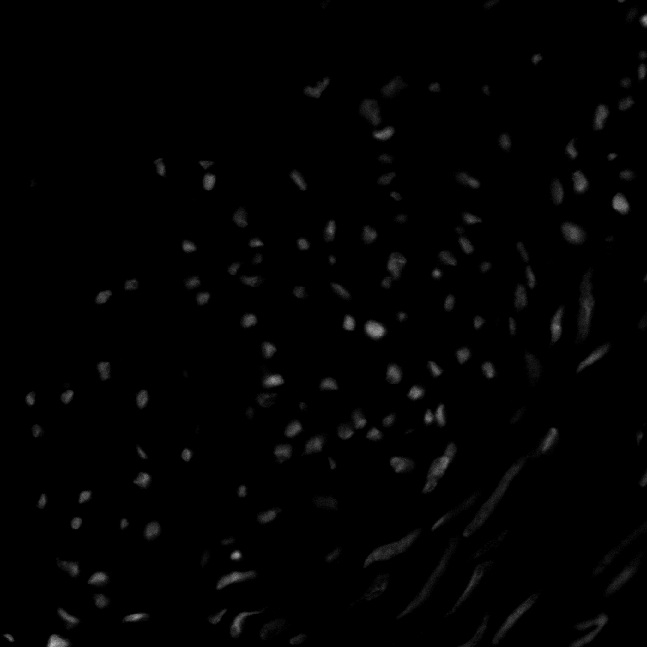
#> input picture Lab03 - Histogram Equalization/im_cells.png, 647 x 647 px
$ jupyter execute Lab03_hist.ipynb
#> lines starting #> are read from the running program, lines starting #| are printed output that depends on the picture
**Prática de Histogramas**

1)
- Produza a imagem ‘negativa’ do arquivo ‘im_cells.png’
- Com a imagem negativa, produza a imagem original novamente.
- Mostre lado a lado a imagem original e a negativa. Em qual deles os objetos presentes na imagem são melhor percebidos? Justifique.
- Aplique a imagem uma função logarítmica.

[cell 1]
# code here
import numpy as np
import matplotlib.pyplot as plt
import cv2

img = cv2.imread("im_cells.png", cv2.IMREAD_GRAYSCALE)
#> img is the input picture: shape (647, 647); min 0, max 188, mean 2.4
#plt.imshow(img, cmap='gray', vmin=0, vmax=255)

negativeImg = 255- img;
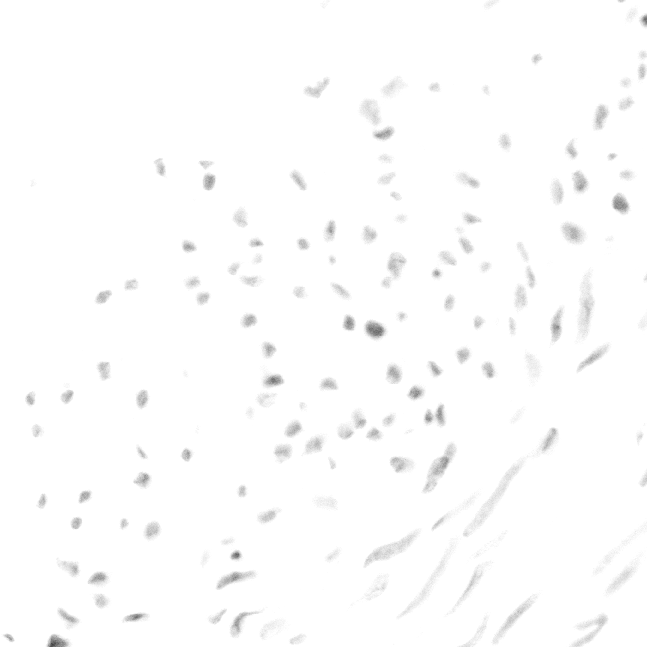
#> negativeImg: shape (647, 647); min 67, max 255, mean 252.6

cv2.imwrite("negative_im_cells.png", negativeImg)

im = cv2.imread("negative_im_cells.png", cv2.IMREAD_GRAYSCALE)


import matplotlib.pyplot as plt

fig, axs = plt.subplots(1, 2, figsize=(10, 5))

axs[0].imshow(img, cmap='gray', vmin=0, vmax=255)
axs[0].axis('off')  # Hide axes


axs[1].imshow(im, cmap='gray', vmin=0, vmax=255)
axs[1].axis('off')  # Hide axes

plt.show()
#Ao meu ver, a imagem negativa fornece uma melhor visão devido à cor do bakcground ser mais clara,
#destacando assim as células

[cell 2]
#Gerando a imagem através de sua negativa
import numpy as np
import matplotlib.pyplot as plt
import cv2

img = cv2.imread("im_cells.png", cv2.IMREAD_GRAYSCALE)
negativeImg = cv2.imread("negative_im_cells.png", cv2.IMREAD_GRAYSCALE)
negativeToNormalImg = 255 - negativeImg

plt.imsave("negative_to_normal_Img.png", negativeToNormalImg)
newImg = cv2.imread("negative_to_normal_Img.png", cv2.IMREAD_GRAYSCALE)
#> newImg: shape (647, 647); min 30, max 215, mean 32.7
plt.imshow(newImg,  cmap='gray', vmin=0, vmax=255)

2)
- Abra a imagem 'pout.tif' e mostre seu histograma.
- Equalize a imagem anterior e mostre novamente seu histograma. Mostra a curva de transformação (consulte https://www.mathworks.com/help/images/histogram-equalization.html)
(procurar função OpenCV)

[cell 3]
# code here

import cv2
import matplotlib.pyplot as plt

img = cv2.imread("pout.tif", cv2.IMREAD_GRAYSCALE)
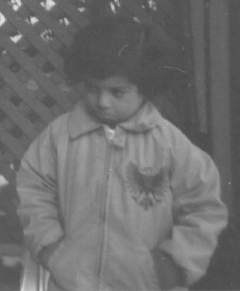
#> input picture Lab03 - Histogram Equalization/pout.tif, 240 x 291 px
#> img is the input picture: shape (291, 240); min 74, max 224, mean 110.3

plt.hist(img)
plt.show()
#> figure, not shown here; tallest bar 176 high, from x = 90.5 to 90.55; tallest bar 186 high, from x = 90.55 to 90.6; tallest bar 180 high, from x = 90.6 to 90.65

[cell 4]
import cv2
import matplotlib.pyplot as plt

img = cv2.imread("pout.tif", cv2.IMREAD_GRAYSCALE)

equ = cv2.equalizeHist(img)
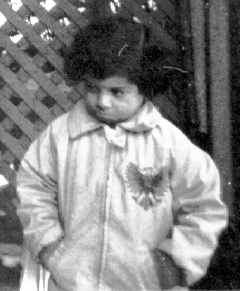
#> equ: shape (291, 240); min 0, max 255, mean 130.4

plt.hist(equ)
plt.show()
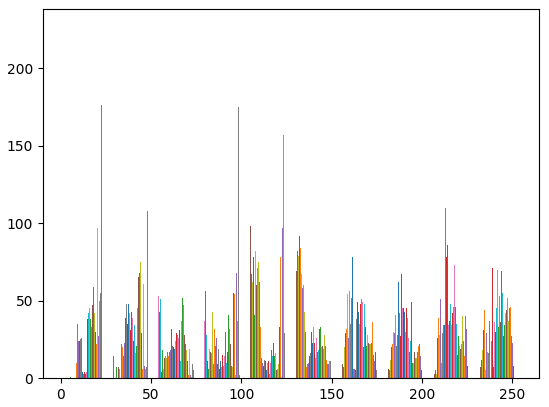
#> figure drawn by matplotlib, 1 panel; tallest bar 83 high, from x = 104.6 to 104.7; tallest bar 89 high, from x = 104.7 to 104.8

[cell 5]
#Nao consegui achar uma função na opencv2 que plote a curva de transformação
import cv2
import numpy as np
import matplotlib.pyplot as plt

img = cv2.imread("pout.tif", cv2.IMREAD_GRAYSCALE)

histog = np.bincount(img.ravel(), minlength=256)  # montando o histograma
#> histog = 256 values, max 3628 at index 82, min 0 at index 0, mean 272.8


prob = histog/np.sum(histog)
#> prob = 256 values, max 0.0519 at index 82, min 0 at index 0, mean 0.00391

cdf = np.cumsum(prob)
#> cdf = 256 values from 0 to 1

transf = 255 * cdf
#> transf = 256 values from 0 to 255

plt.plot(transf, color='b')

plt.title('Curva de Transformação')
plt.ylabel('Sk')
plt.xlabel('Rk')

#plt.show()
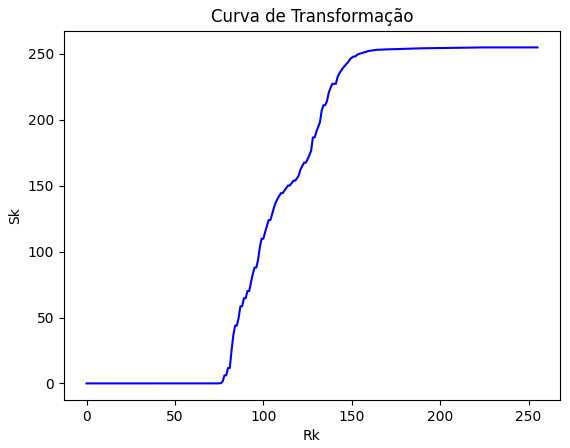
#> figure drawn by matplotlib, 1 panel; curve peaks at x = 224, y = 255

3) *Implemente* o algoritmo de equalização de histograma e aplique a imagem ‘imcells.png’. Use o mínimos de laços for - tente realizar operações diretas com matrizes e vetores do numpy
- Aplique o mesmo algortimo 2x na mesma imagem e compare os resultados

[cell 6]
# code here

import cv2
import matplotlib.pyplot as plt
import numpy as np

img = cv2.imread("im_cells.png", cv2.IMREAD_GRAYSCALE)

#numero ideal de pixels em cada nivel: l = (n x m)/L
# Como estão sendo usados 8 bits para representar a imagem, então há 2^8 niveis de cinza => 256 niveis

histog = np.bincount(img.ravel(), minlength=256)  # montando o histograma
#> histog = 256 values, max 378408 at index 0, min 0 at index 149, mean 1635.2

#probabilidade
prob = histog/np.sum(histog)
#> prob = 256 values, max 0.904 at index 0, min 0 at index 149, mean 0.00391

#acumulada (cdf = Cumulative Distribuition Function)
cdf = np.cumsum(prob)
#> cdf = 256 values from 0.904 to 1

#transformacao
equ = np.ceil(cdf * 255)
#> equ = 256 values from 231 to 255

newImg = img

#aplica a primeira vez na imagem
newImg = equ[img]
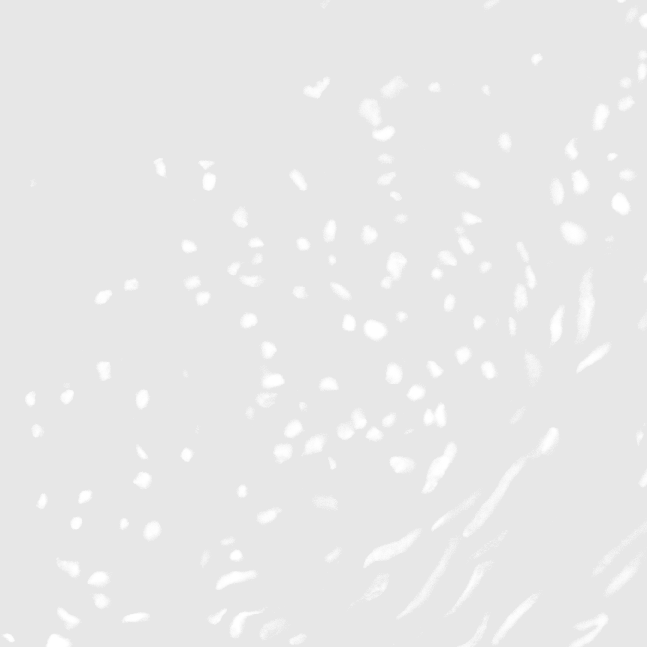
#> newImg: shape (647, 647) float64; min 231, max 255, mean 232.2
#EQUIVALENTE A:
 #for i in range(img.shape[0]):
  #      for column in j(img.shape[1]):
  #         img[i, j] = newImg[int(img[i, j])]

readEqu1x = cv2.imread("equalized1x.png", cv2.IMREAD_GRAYSCALE)
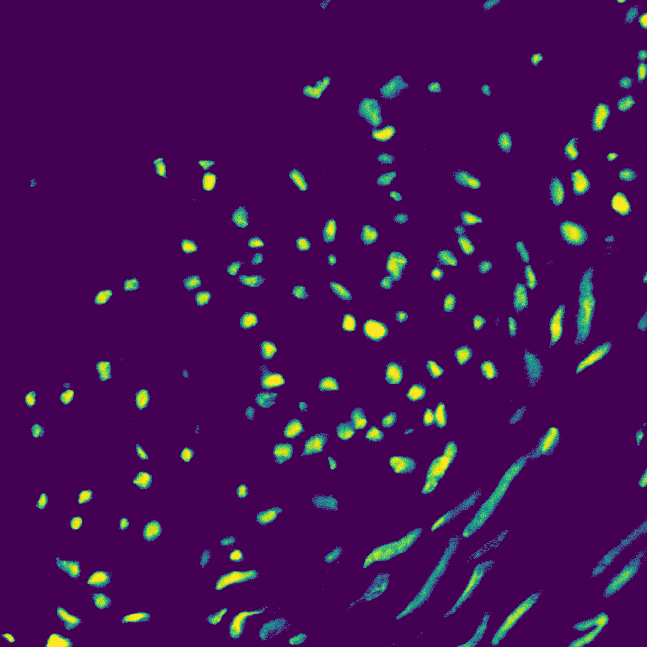
#> input picture Lab03 - Histogram Equalization/equalized1x.png, 647 x 647 px
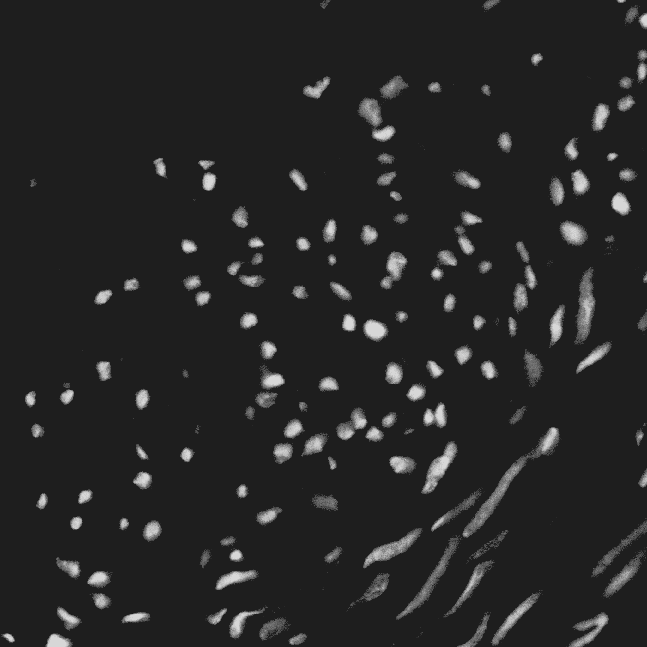
#> readEqu1x: shape (647, 647); min 30, max 215, mean 38.7

newImg2 = newImg.copy()
histog2 = np.bincount(readEqu1x.ravel(), minlength=256) #histograma da imagem já equalizada
#> histog2 = 256 values, max 378408 at index 30, min 0 at index 0, mean 1635.2

prob2 = histog2/np.sum(histog2)
#> prob2 = 256 values, max 0.904 at index 30, min 0 at index 0, mean 0.00391

cdf2 = np.cumsum(prob2)
#> cdf2 = 256 values from 0 to 1

equ2 = np.ceil(cdf2  * 255)
#> equ2 = 256 values from 0 to 256

newImg2 = equ2[img]

plt.imsave("equalized2x.png", newImg2)
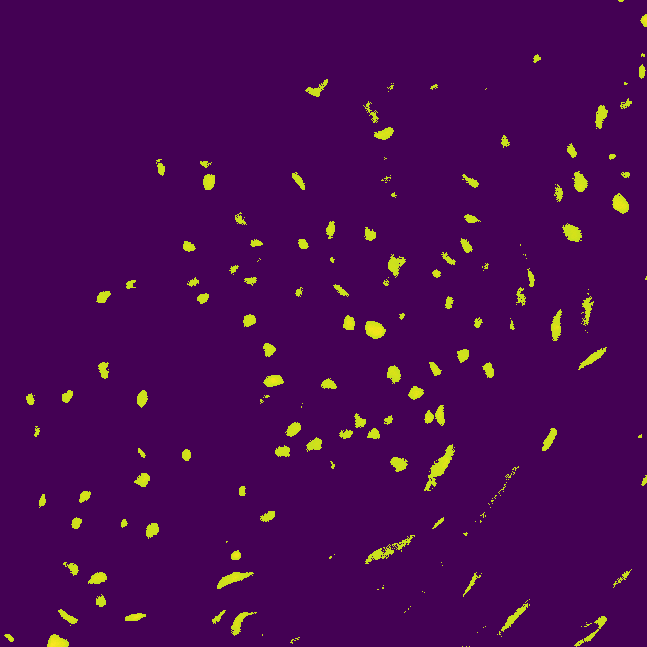
#> saved as equalized2x.png: shape (647, 647, 3); mean R, G, B 72.1, 7.8, 82.3

readEqu2x = cv2.imread("equalized2x.png", cv2.IMREAD_GRAYSCALE)
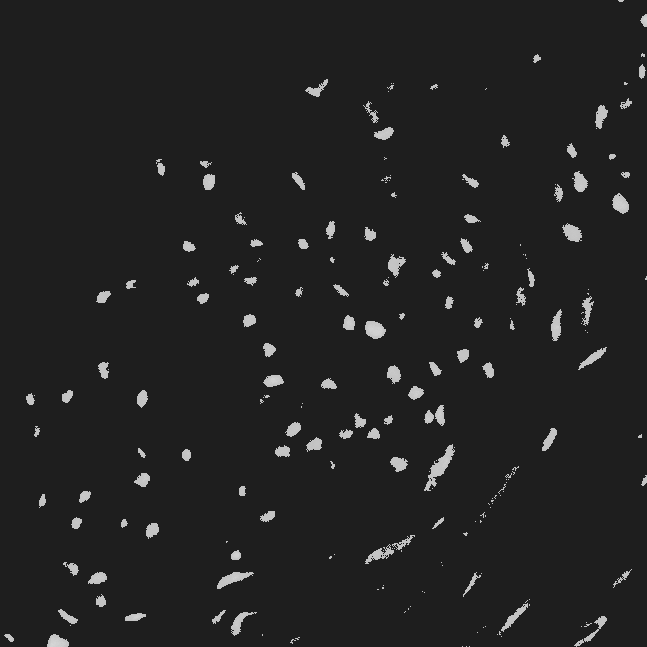
#> readEqu2x: shape (647, 647); min 30, max 215, mean 35

fig = plt.figure(figsize=(15, 5))


plt.subplot(1, 3, 1).set_title("Imagem original")
plt.imshow(img, cmap='gray', vmin=0, vmax=255)
plt.axis('off')

plt.subplot(1, 3, 2).set_title("Imagem equalizada 1x")
plt.imshow(readEqu1x, cmap='gray', vmin=0, vmax=255)
plt.axis('off')

plt.subplot(1, 3, 3).set_title("Imagem equalizada 2x")
plt.imshow(readEqu2x, cmap='gray', vmin=0, vmax=255)
plt.axis('off')

plt.show()
